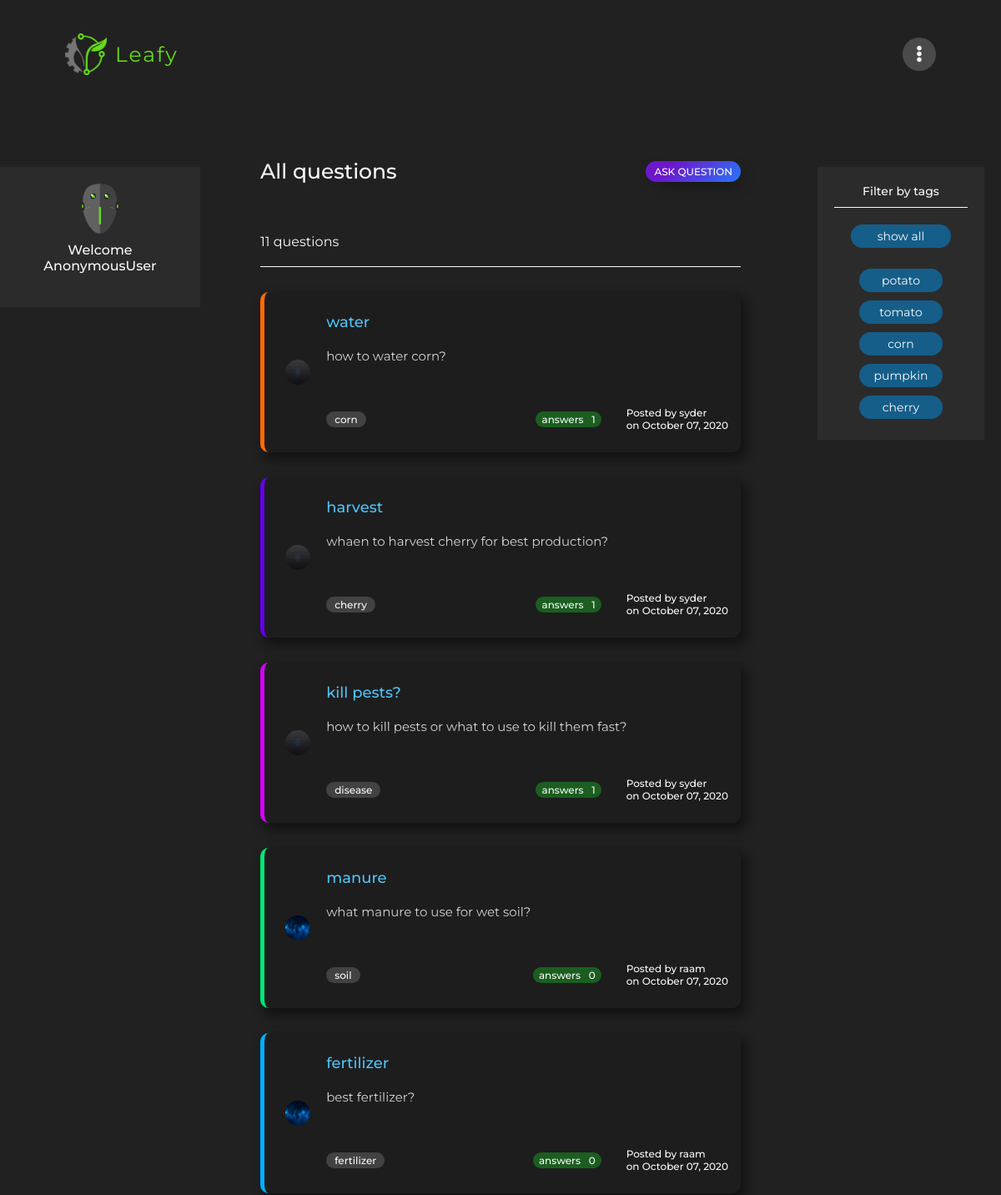
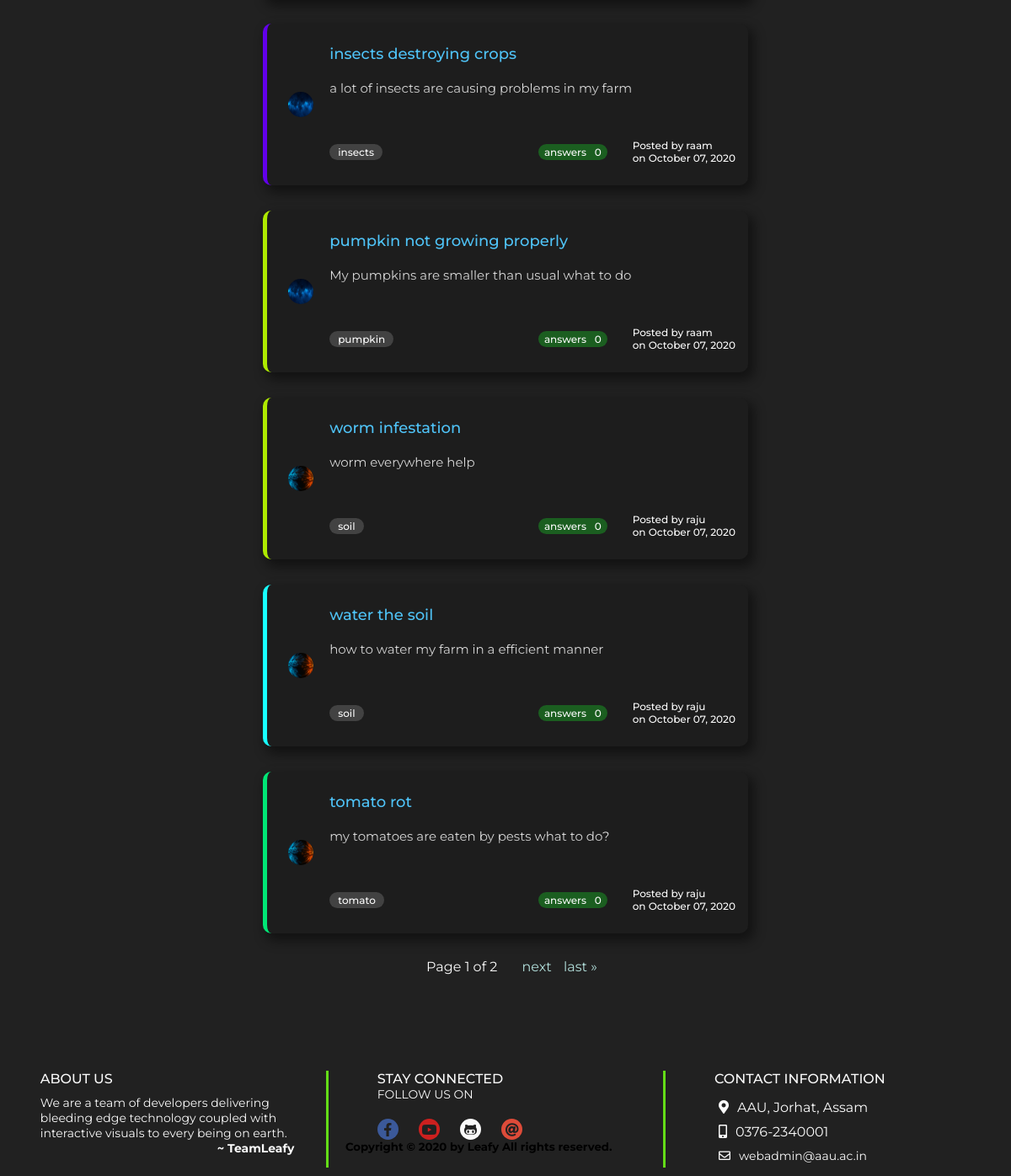
Screenshot of /faq/ with the database file from the repository (2 pictures, top to bottom).
### potato/models.py (models this page shows, shortened)
class Tag(models.Model):
	tag = models.CharField(max_length=20, unique=True)
	def __str__(self):
		return self.tag

class UserProfile(models.Model):
	user   = models.OneToOneField(User, on_delete = models.CASCADE)
	avatar = models.ImageField(upload_to='media/')
	is_expert = models.BooleanField(default=False)

class Question(models.Model):
	tag_id=models.ForeignKey(Tag,to_field='tag',on_delete=models.CASCADE)
	title=models.CharField(max_length=1000)
	ques=RichTextUploadingField(blank = False, null = False)
	author=models.ForeignKey(User, on_delete=models.CASCADE)
	datetime= models.DateTimeField(default=timezone.now)

### potato/views.py (the view, shortened to what this page needs)
# urls.py: path('faq/', views.faq, name = 'faq-home'),
def faq(request):
    if request.method == "GET":
        profileImage = UserProfile.objects.all()
        questions = Question.objects.annotate(
            num_ans=Count('answer')).order_by('datetime').reverse()
        paginator = Paginator(questions, 10)  # Show 10 contacts per page.
        num_qs = Question.objects.count()
        if request.user.is_anonymous:
            num_pos = 0
            avatar = None
        else:
            num_pos = Question.objects.filter(author=request.user).count()
            avatar = UserProfile.objects.filter(user=request.user)
        page_number = request.GET.get('page')
        page_obj = paginator.get_page(page_number)
        tags = Tag.objects.all()
        context = {'title': 'QnA', 'tags': tags, 'page_obj': page_obj, 'user': request.user,
                   'num_qs': num_qs, 'num_pos': num_pos, 'avatar': avatar, 'profileImage': profileImage}
        return render(request, 'faqHome.html', context)

### potato/templates/faqHome.html (shortened to what this page needs)
{% extends 'base.html' %}
{% block content %}
{% load static %}
    <div class="faq-header-wrapper">
        <div class="user-profile">
            <div class="upi">
                {% if user.is_authenticated %}
                    {% for img in avatar %}
                        <img src="{{img.avatar.url}}" alt="image">
                    {% endfor %}
                {% else %}
                    <img src="{% static 'images/robot only.svg' %}" alt="image">
                {% endif %}
            </div>
            <h3>Welcome {{user}}</h3>
        </div>
        <div class="filter">
            <h4>Filter by tags</h4>
            <div class="all-filters">
                <form method="POST" action="{% url 'faq-home' %}">
                    <input class="all-tags" type="submit" value="show all" name="tags">
                </form>
            </div>
            <div class="filters">
                <form method="POST" action="{% url 'faq-home' %}">
                    {% for tag in tags %}
                    <input class="rest-tags" type="submit" value="{{tag}}" name="tags">
                    {% endfor %}
                </form>
            </div>
        </div>
        <div class="questions-wrapper">
            <div class="faq-header">
                <div class="all-q">
                    <h2>All questions</h2>
                    <a href="{% url 'postquestion' %}">Ask question</a>
                </div>
                <div class="no-and-filter">
                    <h3>{{num_qs}} questions</h3>
                </div>
            </div>
            {% for question in page_obj %}
            <div class="questions">
                <div class="user-img">
                    {% for image in profileImage %}
                        {% ifequal question.author image.user %}
                        <img src="{{image.avatar.url}}" alt text="hist">
                        {% endifequal %}
                    {% endfor %}
                </div>
                <div class="user-content">
                    <div class="q-title">
                        <a href="{% url 'getans' question.id %}">{{question.title}}</a>
                    </div>
                    <div class="q-body">
                        <div>{{question.ques|safe}}</div>
                    </div>
                    <div class="q-tag">
                        <div class="tags">
                            <h5>{{question.tag_id}}</h5>
                        </div>
                        <div class="counter-time-name">
                            <div class="answer-counter">
                                <h6>answers &nbsp; {{question.num_ans}}</h6>
                            </div>
                            <div class="time-posted-name">
                                <h6>Posted by {{question.author}}</h6>
                                <h6>on {{question.datetime|date:"F d, Y"}}</h6>
                            </div>
                        </div>
                    </div>
                </div>
            </div>
            {% endfor %}
            <div class="pagination">
                <span class="step-links">
                    <span class="current">
                        Page {{ page_obj.number }} of {{ page_obj.paginator.num_pages }}
                    </span>
                    {% if page_obj.has_next %}
                    <a href="?page={{ page_obj.next_page_number }}">next</a>
                    <a href="?page={{ page_obj.paginator.num_pages }}">last &raquo;</a>
                    {% endif %}
                </span>
            </div>
        </div>
    </div>
{% endblock %}

### staticfiles/css/main.css (style rules this page uses)
* { padding: 0px; margin: 0px; font-family: 'Montserrat', sans-serif; }
html { --bg-col: #212121; --col-text: #fafafa; --btn: #64dd17; }
body { background: var(--bg-col); overflow-x: hidden; }

### potato/static/css/profile.css (style rules this page uses)
html { --bg-col: #212121; --col-text: #fafafa; --btn: #64dd17; }

### staticfiles/css/media_q.css (style rules this page uses)
@media screen and (max-width: 1366px) { html { --bg-col: #212121; --col-text: #fafafa; --btn: #64dd17; } }
@media screen and (max-width: 1366px) { .faq-header .all-q h2 { color: var(--col-text); font-weight: 500; font-size: 25px !important; } }
@media screen and (max-width: 1366px) { .faq-header .all-q a { display: block; text-decoration: none; color: white; padding: 5px 10px; text-transform: uppercase; font-size: 12px !important; font-weight: 500; border-radius: 30px; background-color: #2876f9; background-image: linear-gradient(315deg, #2876f9 0%, #6d17cb 74%); -webkit-box-shadow: 5px 7px 19px -8px rgba(0, 0, 0, 0.75); -moz-box-shadow: 5px 7px 19px -8px rgba(0, 0, 0, 0.75); box-shadow: 5px 7px 19px -8px rgba(0, 0, 0, 0.75); transition: 0.4s ease; } }
@media screen and (max-width: 1366px) { .faq-header .no-and-filter h3 { font-weight: 400; font-size: 16px !important; padding: 10px 0px; } }
@media screen and (max-width: 1366px) { .questions .user-img { width: 40px !important; height: 40px !important; border-radius: 50%; padding: 5px; justify-self: center; } }
@media screen and (max-width: 1366px) { .questions .q-title a { display: block; font-size: 18px !important; font-weight: 500; margin: 10px 0px; text-decoration: none; color: #4fc3f7; } }
@media screen and (max-width: 1366px) { .questions .q-body { font-size: 15px !important; margin: 20px 0px; width: 400px !important; } }
@media screen and (max-width: 1366px) { .questions .q-tag h5 { font-weight: 500; text-transform: lowercase; background: #424242; padding: 2px 10px; border-radius: 30px; font-size: 12px !important; } }
@media screen and (max-width: 1366px) { .questions .counter-time-name .answer-counter h6 { font-size: 12px !important; font-weight: 500; margin-right: 30px; background: #1b5e20; padding: 2px 7px; border-radius: 30px; } }
@media screen and (max-width: 1366px) { .questions .counter-time-name .time-posted-name h6 { font-size: 12px !important; font-weight: 500; } }
@media screen and (max-width: 1366px) { .filter h4 { padding: 0px 0px 10px 0px; font-size: 14px !important; color: var(--col-text); font-weight: 500; text-align: center; margin-bottom: 15px; border-bottom: 1px solid var(--col-text); } }

### potato/static/css/indexwa.css (style rules this page uses)
html { --bg-col: #212121; --col-text: #fafafa; --btn: #64dd17; }

### rows the page displays
Tag: tags "potato"
Tag: tags "tomato"
Tag: tags "corn"
Tag: tags "pumpkin"
Tag: tags "cherry"
Question: title "water", ques "how to water corn?", tag_id "corn", num_ans "1", author "syder", datetime "October 07, 2020"
UserProfile: avatar (picture)
Question: title "harvest", ques "whaen to harvest cherry for best production?", tag_id "cherry", num_ans "1", author "syder", datetime "October 07, 2020"
Question: title "kill pests?", ques "how to kill pests or what to use to kill them fast?", tag_id "disease", num_ans "1", author "syder", datetime "October 07, 2020"
Question: title "manure", ques "what manure to use for wet soil?", tag_id "soil", num_ans "0", author "raam", datetime "October 07, 2020"
UserProfile: avatar (picture)
Question: title "fertilizer", ques "best fertilizer?", tag_id "fertilizer", num_ans "0", author "raam", datetime "October 07, 2020"
Question: title "insects destroying crops", ques "a lot of insects are causing problems in my farm", tag_id "insects", num_ans "0", author "raam", datetime "October 07, 2020"
Question: title "pumpkin not growing properly", ques "My pumpkins are smaller than usual what to do", tag_id "pumpkin", num_ans "0", author "raam", datetime "October 07, 2020"
Question: title "worm infestation", ques "worm everywhere help", tag_id "soil", num_ans "0", author "raju", datetime "October 07, 2020"
UserProfile: avatar (picture)
Question: title "water the soil", ques "how to water my farm in a efficient manner", tag_id "soil", num_ans "0", author "raju", datetime "October 07, 2020"
Question: title "tomato rot", ques "my tomatoes are eaten by pests what to do?", tag_id "tomato", num_ans "0", author "raju", datetime "October 07, 2020"

### other values shown
{{ user }} "AnonymousUser"
{{ num_qs }} "11"
{{ page_obj.number }} "1"
{{ page_obj.paginator.num_pages }} "2"
